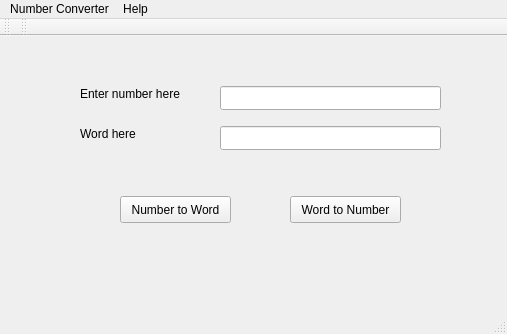
<?xml version="1.0" encoding="UTF-8"?>
<ui version="4.0">
 <class>MainWindow</class>
 <widget class="QMainWindow" name="MainWindow">
  <property name="geometry">
   <rect>
    <x>0</x>
    <y>0</y>
    <width>507</width>
    <height>334</height>
   </rect>
  </property>
  <property name="windowTitle">
   <string>MainWindow</string>
  </property>
  <widget class="QWidget" name="centralWidget">
   <widget class="QPushButton" name="pushButton">
    <property name="geometry">
     <rect>
      <x>120</x>
      <y>160</y>
      <width>111</width>
      <height>27</height>
     </rect>
    </property>
    <property name="text">
     <string>Number to Word</string>
    </property>
   </widget>
   <widget class="QLineEdit" name="lineEdit">
    <property name="geometry">
     <rect>
      <x>220</x>
      <y>50</y>
      <width>221</width>
      <height>24</height>
     </rect>
    </property>
   </widget>
   <widget class="QLabel" name="label">
    <property name="geometry">
     <rect>
      <x>80</x>
      <y>50</y>
      <width>111</width>
      <height>16</height>
     </rect>
    </property>
    <property name="text">
     <string>Enter number here</string>
    </property>
   </widget>
   <widget class="QLabel" name="label_2">
    <property name="geometry">
     <rect>
      <x>80</x>
      <y>90</y>
      <width>101</width>
      <height>16</height>
     </rect>
    </property>
    <property name="text">
     <string>Word here</string>
    </property>
   </widget>
   <widget class="QLineEdit" name="lineEdit_2">
    <property name="geometry">
     <rect>
      <x>220</x>
      <y>90</y>
      <width>221</width>
      <height>24</height>
     </rect>
    </property>
   </widget>
   <widget class="QPushButton" name="pushButton_2">
    <property name="geometry">
     <rect>
      <x>290</x>
      <y>160</y>
      <width>111</width>
      <height>27</height>
     </rect>
    </property>
    <property name="text">
     <string>Word to Number</string>
    </property>
   </widget>
  </widget>
  <widget class="QMenuBar" name="menuBar">
   <property name="geometry">
    <rect>
     <x>0</x>
     <y>0</y>
     <width>507</width>
     <height>22</height>
    </rect>
   </property>
   <widget class="QMenu" name="menuNumber_Converter">
    <property name="title">
     <string>Number Converter</string>
    </property>
    <addaction name="actionConvert"/>
    <addaction name="actionExit"/>
   </widget>
   <widget class="QMenu" name="menuDeveloped_by_Rishi">
    <property name="title">
     <string>Help</string>
    </property>
    <addaction name="actionExit_2"/>
   </widget>
   <addaction name="menuNumber_Converter"/>
   <addaction name="menuDeveloped_by_Rishi"/>
  </widget>
  <widget class="QToolBar" name="mainToolBar">
   <attribute name="toolBarArea">
    <enum>TopToolBarArea</enum>
   </attribute>
   <attribute name="toolBarBreak">
    <bool>false</bool>
   </attribute>
  </widget>
  <widget class="QStatusBar" name="statusBar"/>
  <widget class="QToolBar" name="toolBar">
   <property name="windowTitle">
    <string>toolBar</string>
   </property>
   <attribute name="toolBarArea">
    <enum>TopToolBarArea</enum>
   </attribute>
   <attribute name="toolBarBreak">
    <bool>false</bool>
   </attribute>
  </widget>
  <action name="actionConvert">
   <property name="text">
    <string>Convert</string>
   </property>
  </action>
  <action name="actionExit">
   <property name="text">
    <string>Exit</string>
   </property>
  </action>
  <action name="actionExit_2">
   <property name="text">
    <string>Exit</string>
   </property>
  </action>
 </widget>
 <layoutdefault spacing="6" margin="11"/>
 <resources/>
 <connections/>
</ui>
